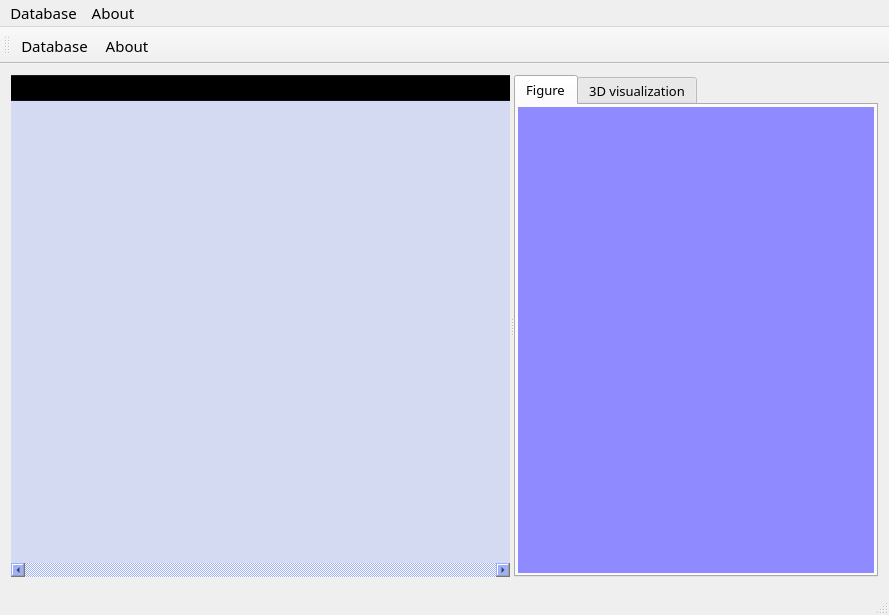
<?xml version="1.0" encoding="UTF-8"?>
<ui version="4.0">
 <class>Medical3DClass</class>
 <widget class="QMainWindow" name="Medical3DClass">
  <property name="geometry">
   <rect>
    <x>0</x>
    <y>0</y>
    <width>889</width>
    <height>615</height>
   </rect>
  </property>
  <property name="font">
   <font>
    <family>微软雅黑</family>
    <pointsize>11</pointsize>
   </font>
  </property>
  <property name="windowTitle">
   <string>3D acetabular frature classification system</string>
  </property>
  <property name="windowIcon">
   <iconset resource="medical3d.qrc">
    <normaloff>:/Medical3D/Icons/app.jpg</normaloff>:/Medical3D/Icons/app.jpg</iconset>
  </property>
  <widget class="QWidget" name="centralWidget">
   <layout class="QVBoxLayout" name="verticalLayout_5">
    <item>
     <widget class="QSplitter" name="splitter_2">
      <property name="orientation">
       <enum>Qt::Horizontal</enum>
      </property>
      <widget class="QTreeWidget" name="dbTreeView">
       <property name="maximumSize">
        <size>
         <width>600</width>
         <height>16777215</height>
        </size>
       </property>
       <property name="font">
        <font>
         <pointsize>11</pointsize>
        </font>
       </property>
       <property name="focusPolicy">
        <enum>Qt::ClickFocus</enum>
       </property>
       <property name="layoutDirection">
        <enum>Qt::LeftToRight</enum>
       </property>
       <property name="autoFillBackground">
        <bool>false</bool>
       </property>
       <property name="styleSheet">
        <string notr="true">background-color: rgba(99, 135, 255, 50);</string>
       </property>
       <property name="frameShape">
        <enum>QFrame::NoFrame</enum>
       </property>
       <property name="frameShadow">
        <enum>QFrame::Plain</enum>
       </property>
       <property name="horizontalScrollBarPolicy">
        <enum>Qt::ScrollBarAlwaysOn</enum>
       </property>
       <property name="autoScroll">
        <bool>true</bool>
       </property>
       <property name="autoScrollMargin">
        <number>200</number>
       </property>
       <property name="showDropIndicator" stdset="0">
        <bool>false</bool>
       </property>
       <property name="iconSize">
        <size>
         <width>48</width>
         <height>20</height>
        </size>
       </property>
       <property name="verticalScrollMode">
        <enum>QAbstractItemView::ScrollPerItem</enum>
       </property>
       <property name="horizontalScrollMode">
        <enum>QAbstractItemView::ScrollPerPixel</enum>
       </property>
       <property name="indentation">
        <number>8</number>
       </property>
       <property name="rootIsDecorated">
        <bool>true</bool>
       </property>
       <property name="uniformRowHeights">
        <bool>true</bool>
       </property>
       <property name="itemsExpandable">
        <bool>true</bool>
       </property>
       <property name="expandsOnDoubleClick">
        <bool>false</bool>
       </property>
       <attribute name="headerVisible">
        <bool>true</bool>
       </attribute>
       <attribute name="headerHighlightSections">
        <bool>false</bool>
       </attribute>
       <attribute name="headerShowSortIndicator" stdset="0">
        <bool>false</bool>
       </attribute>
       <column>
        <property name="text">
         <string notr="true">Database</string>
        </property>
       </column>
      </widget>
      <widget class="QSplitter" name="splitter">
       <property name="orientation">
        <enum>Qt::Vertical</enum>
       </property>
       <widget class="QTabWidget" name="displaytabWidget">
        <property name="font">
         <font>
          <family>微软雅黑</family>
          <pointsize>10</pointsize>
         </font>
        </property>
        <property name="layoutDirection">
         <enum>Qt::LeftToRight</enum>
        </property>
        <property name="tabPosition">
         <enum>QTabWidget::North</enum>
        </property>
        <property name="tabShape">
         <enum>QTabWidget::Rounded</enum>
        </property>
        <property name="currentIndex">
         <number>0</number>
        </property>
        <property name="iconSize">
         <size>
          <width>20</width>
          <height>20</height>
         </size>
        </property>
        <widget class="QWidget" name="picTab">
         <property name="autoFillBackground">
          <bool>false</bool>
         </property>
         <attribute name="icon">
          <iconset>
           <normalon>:/Medical3D/Resources/jpg.png</normalon>
          </iconset>
         </attribute>
         <attribute name="title">
          <string>Figure</string>
         </attribute>
         <layout class="QVBoxLayout" name="verticalLayout_2">
          <property name="margin">
           <number>2</number>
          </property>
          <item>
           <widget class="QScrollArea" name="picScrollArea">
            <property name="font">
             <font>
              <family>微软雅黑</family>
              <pointsize>12</pointsize>
             </font>
            </property>
            <property name="autoFillBackground">
             <bool>false</bool>
            </property>
            <property name="styleSheet">
             <string notr="true">background-color: rgb(143,138,255);</string>
            </property>
            <property name="frameShape">
             <enum>QFrame::NoFrame</enum>
            </property>
            <property name="frameShadow">
             <enum>QFrame::Plain</enum>
            </property>
            <property name="lineWidth">
             <number>0</number>
            </property>
            <property name="widgetResizable">
             <bool>true</bool>
            </property>
            <widget class="QWidget" name="scrollAreaWidgetContents">
             <property name="geometry">
              <rect>
               <x>0</x>
               <y>0</y>
               <width>376</width>
               <height>465</height>
              </rect>
             </property>
             <property name="palette">
              <palette>
               <active>
                <colorrole role="Button">
                 <brush brushstyle="SolidPattern">
                  <color alpha="255">
                   <red>143</red>
                   <green>138</green>
                   <blue>255</blue>
                  </color>
                 </brush>
                </colorrole>
                <colorrole role="Base">
                 <brush brushstyle="SolidPattern">
                  <color alpha="255">
                   <red>143</red>
                   <green>138</green>
                   <blue>255</blue>
                  </color>
                 </brush>
                </colorrole>
                <colorrole role="Window">
                 <brush brushstyle="SolidPattern">
                  <color alpha="255">
                   <red>143</red>
                   <green>138</green>
                   <blue>255</blue>
                  </color>
                 </brush>
                </colorrole>
               </active>
               <inactive>
                <colorrole role="Button">
                 <brush brushstyle="SolidPattern">
                  <color alpha="255">
                   <red>143</red>
                   <green>138</green>
                   <blue>255</blue>
                  </color>
                 </brush>
                </colorrole>
                <colorrole role="Base">
                 <brush brushstyle="SolidPattern">
                  <color alpha="255">
                   <red>143</red>
                   <green>138</green>
                   <blue>255</blue>
                  </color>
                 </brush>
                </colorrole>
                <colorrole role="Window">
                 <brush brushstyle="SolidPattern">
                  <color alpha="255">
                   <red>143</red>
                   <green>138</green>
                   <blue>255</blue>
                  </color>
                 </brush>
                </colorrole>
               </inactive>
               <disabled>
                <colorrole role="Button">
                 <brush brushstyle="SolidPattern">
                  <color alpha="255">
                   <red>143</red>
                   <green>138</green>
                   <blue>255</blue>
                  </color>
                 </brush>
                </colorrole>
                <colorrole role="Base">
                 <brush brushstyle="SolidPattern">
                  <color alpha="255">
                   <red>143</red>
                   <green>138</green>
                   <blue>255</blue>
                  </color>
                 </brush>
                </colorrole>
                <colorrole role="Window">
                 <brush brushstyle="SolidPattern">
                  <color alpha="255">
                   <red>143</red>
                   <green>138</green>
                   <blue>255</blue>
                  </color>
                 </brush>
                </colorrole>
               </disabled>
              </palette>
             </property>
             <property name="autoFillBackground">
              <bool>false</bool>
             </property>
            </widget>
           </widget>
          </item>
         </layout>
        </widget>
        <widget class="QWidget" name="stltab">
         <property name="styleSheet">
          <string notr="true">background-color: rgb(143, 138, 255);</string>
         </property>
         <attribute name="icon">
          <iconset>
           <normalon>:/Medical3D/Resources/3D.png</normalon>
          </iconset>
         </attribute>
         <attribute name="title">
          <string>3D visualization</string>
         </attribute>
        </widget>
       </widget>
      </widget>
     </widget>
    </item>
   </layout>
  </widget>
  <widget class="QMenuBar" name="menuBar">
   <property name="geometry">
    <rect>
     <x>0</x>
     <y>0</y>
     <width>889</width>
     <height>23</height>
    </rect>
   </property>
   <widget class="QMenu" name="menu">
    <property name="title">
     <string>Database</string>
    </property>
    <addaction name="dbOpsAction"/>
   </widget>
   <widget class="QMenu" name="menu_2">
    <property name="title">
     <string>About</string>
    </property>
    <addaction name="action"/>
   </widget>
   <addaction name="menu"/>
   <addaction name="menu_2"/>
  </widget>
  <widget class="QToolBar" name="mainToolBar">
   <property name="iconSize">
    <size>
     <width>40</width>
     <height>40</height>
    </size>
   </property>
   <attribute name="toolBarArea">
    <enum>TopToolBarArea</enum>
   </attribute>
   <attribute name="toolBarBreak">
    <bool>false</bool>
   </attribute>
   <addaction name="dbOpsAction"/>
   <addaction name="action"/>
  </widget>
  <widget class="QStatusBar" name="statusBar"/>
  <action name="dbOpsAction">
   <property name="icon">
    <iconset resource="medical3d.qrc">
     <normaloff>:/Medical3D/Icons/Database.png</normaloff>
     <normalon>:/Medical3D/Resources/Database.png</normalon>:/Medical3D/Icons/Database.png</iconset>
   </property>
   <property name="text">
    <string>Database</string>
   </property>
  </action>
  <action name="action">
   <property name="icon">
    <iconset resource="medical3d.qrc">
     <normaloff>:/Medical3D/Icons/About.png</normaloff>
     <normalon>:/Medical3D/Resources/softinfo.png</normalon>:/Medical3D/Icons/About.png</iconset>
   </property>
   <property name="text">
    <string>About</string>
   </property>
  </action>
 </widget>
 <layoutdefault spacing="6" margin="11"/>
 <resources>
  <include location="medical3d.qrc"/>
 </resources>
 <connections/>
</ui>
